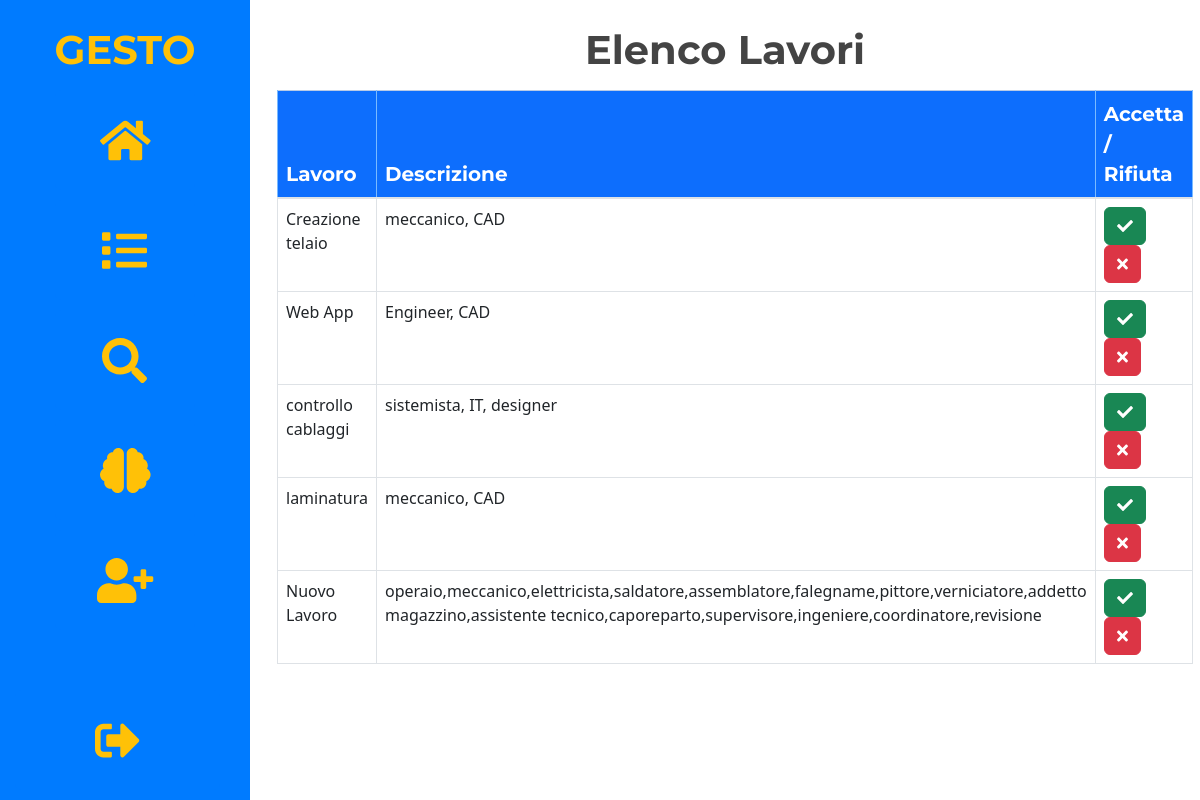
/proposte2/ (signed in), run on the app's committed database.
### dallaraWebApp/models.py (models this page shows, shortened)
class JobRequest(models.Model):
    nome = models.CharField(max_length=100)
    descrizione = models.TextField()
    flag_conseguito = models.BooleanField(default=False)

### dallaraWebApp/views.py (the view)
# urls.py: path('proposte2/',views.proposte, name='proposte'),
def proposte(request):
    if not request.user.is_authenticated:
        return render(request, "htmls/login.html")
    else:
        job_list = JobRequest.objects.all()
        print("ciao")
        return render(request, 'htmls/proposte.html', {'job_list': job_list})

### dallaraWebApp/templates/htmls/proposte.html (shortened to what this page needs)
{% extends "htmls/layout.html" %}
{% load static %}
{% block body %}
<link rel="stylesheet" href="https://cdnjs.cloudflare.com/ajax/libs/font-awesome/5.15.4/css/all.min.css">
<link rel="stylesheet" href="https://cdnjs.cloudflare.com/ajax/libs/twitter-bootstrap/5.3.0/css/bootstrap.min.css">
<div class="col-auto margine">
    <div class="text-center custom-title">Elenco Lavori</div>
    <div class="container">
        <table class="table table-bordered table-hover">
            <thead class="table-primary">
                <tr>
                    <th class="bg-primary" scope="col"><div class="custom-text">Lavoro</div></th>
                    <th class="bg-primary" scope="col"><div class="custom-text">Descrizione</div></th>
                    <th class="bg-primary" scope="col"><div class="custom-text">Accetta / Rifiuta</div></th>
                </tr>
            </thead>
            <tbody>
                {% for job in job_list %}
                <tr>
                    <td>{{ job.nome }}</td>
                    <td>{{ job.descrizione }}</td>
                    <td>
                        <button class="btn btn-success me-2 accetta" onclick="nascondiRiga(this)"><i class="fas fa-check"></i></button>
                        <button class="btn btn-danger rifiuta" onclick="nascondiRiga(this)"><i class="fas fa-times"></i></button>
                    </td>
                </tr>
                {% endfor %}
            </tbody>
        </table>
    </div>
</div>
{% endblock %}

### dallaraWebApp/templates/htmls/layout.html (style rules this page uses)
body { background-color: #ffffff; font-family: Helvetica, sans-serif; }

### dallaraWebApp/templates/htmls/proposte.html (style rules this page uses)
.custom-title { font-family: 'Montserrat', sans-serif; color: #444444; font-size: 40px; font-weight: bold; margin-bottom: 10px; }
.margine { margin-top: 20px; margin-left: 250px; }
.custom-text { font-family: 'Montserrat', sans-serif; color: white; font-size: 20px; }

### data on the page
JobRequest: nome "Creazione telaio", descrizione "meccanico, CAD"
JobRequest: nome "Web App", descrizione "Engineer, CAD"
JobRequest: nome "controllo cablaggi", descrizione "sistemista, IT, designer"
JobRequest: nome "laminatura", descrizione "meccanico, CAD"
JobRequest: nome "Nuovo Lavoro", descrizione "operaio,meccanico,elettricista,saldatore,assemblatore,falegname,pittore,verniciatore,addetto magazzino,assistente tecnico,caporeparto,supervisore,ingeniere,coordinatore,revisione"
